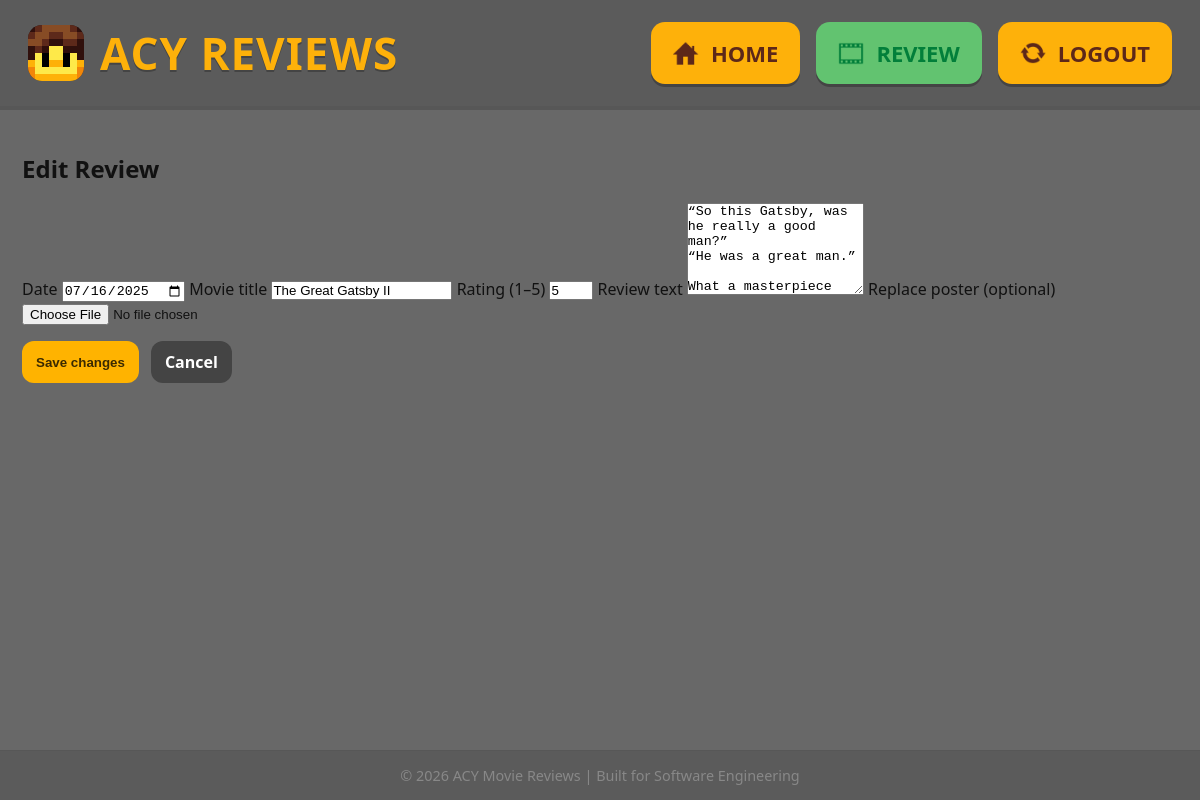
The page /review/43/edit (signed in) on the database its author committed.
### tables this page shows
CREATE TABLE Reviews (
    id INTEGER PRIMARY KEY AUTOINCREMENT,
    user_id INTEGER,
    review_date TEXT NOT NULL,
    rating INTEGER,
    movie_title TEXT NOT NULL,
    review_text TEXT, poster_filename TEXT,
    FOREIGN KEY (user_id) REFERENCES Users(id) );

### main.py (the view, shortened to what this page needs)
@app.route("/review/<int:review_id>/edit", methods=["GET", "POST"])
def edit_review(review_id):
    if not session.get("id"):
        return redirect("/login")
    conn = db.GetDB()
    review = conn.execute("""
        SELECT * FROM Reviews
        WHERE id = ? AND user_id = ?
    """, (review_id, session["id"])).fetchone()
    if review is None:
        conn.close()
        abort(403)
    conn.close()
    return render_template("edit.html", review=review)

### db.py (called while the page is built)
def GetDB():
    db = sqlite3.connect(".database/gtg.db")
    db.row_factory = sqlite3.Row
    return db

### templates/edit.html (shortened to what this page needs)
{% extends "base.html" %}
{% block content %}
<div class="page">
  <h2 class="page-title">Edit Review</h2>
  <form method="POST" enctype="multipart/form-data" class="form">
    <label>Date</label>
    <input type="date" name="review_date" value="{{ review['review_date'] }}" required>
    <label>Movie title</label>
    <input type="text" name="movie_title" value="{{ review['movie_title'] }}" required>
    <label>Rating (1–5)</label>
    <input type="number" name="rating" min="1" max="5" value="{{ review['rating'] }}" required>
    <label>Review text</label>
    <textarea name="review_text" rows="6" required>{{ review['review_text'] }}</textarea>
    <label>Replace poster (optional)</label>
    <input type="file" name="poster" accept=".png,.jpg,.jpeg,.webp">
    <div class="form-actions">
      <button type="submit" class="btn btn-primary">Save changes</button>
      <a class="btn btn-secondary" href="/">Cancel</a>
    </div>
  </form>
</div>
{% endblock %}

### static/css/style.css (style rules this page uses)
* { padding: 0; margin: 0; box-sizing: border-box; }
body { background:#686868; font-family: system-ui, -apple-system, Segoe UI, Roboto, Arial, sans-serif; margin:0; color:#111; }
.page { padding-top: 14px; }
.page-title { margin: 10px 0 18px; font-size: 24px; font-weight: 900; color:#111; }
.form-actions { display: flex; gap: 12px; margin-top: 16px; }
.btn { display: inline-flex; align-items: center; justify-content: center; padding: 10px 14px; border-radius: 12px; font-weight: 800; text-decoration: none; border: none; cursor: pointer; width: auto; }
.btn-primary { background: #ffb300; color: #3b2a00; }
.btn-secondary { background: #444; color: #fff; }
html, body { height: 100%; }
body { min-height: 100vh; display: flex; flex-direction: column; }

### rows shown on the page
Reviews: review_date "07/16/2025", movie_title "The Great Gatsby II", rating "5", review_text "“So this Gatsby, was he really a good man?” “He was a great man.” What a masterpiece"
